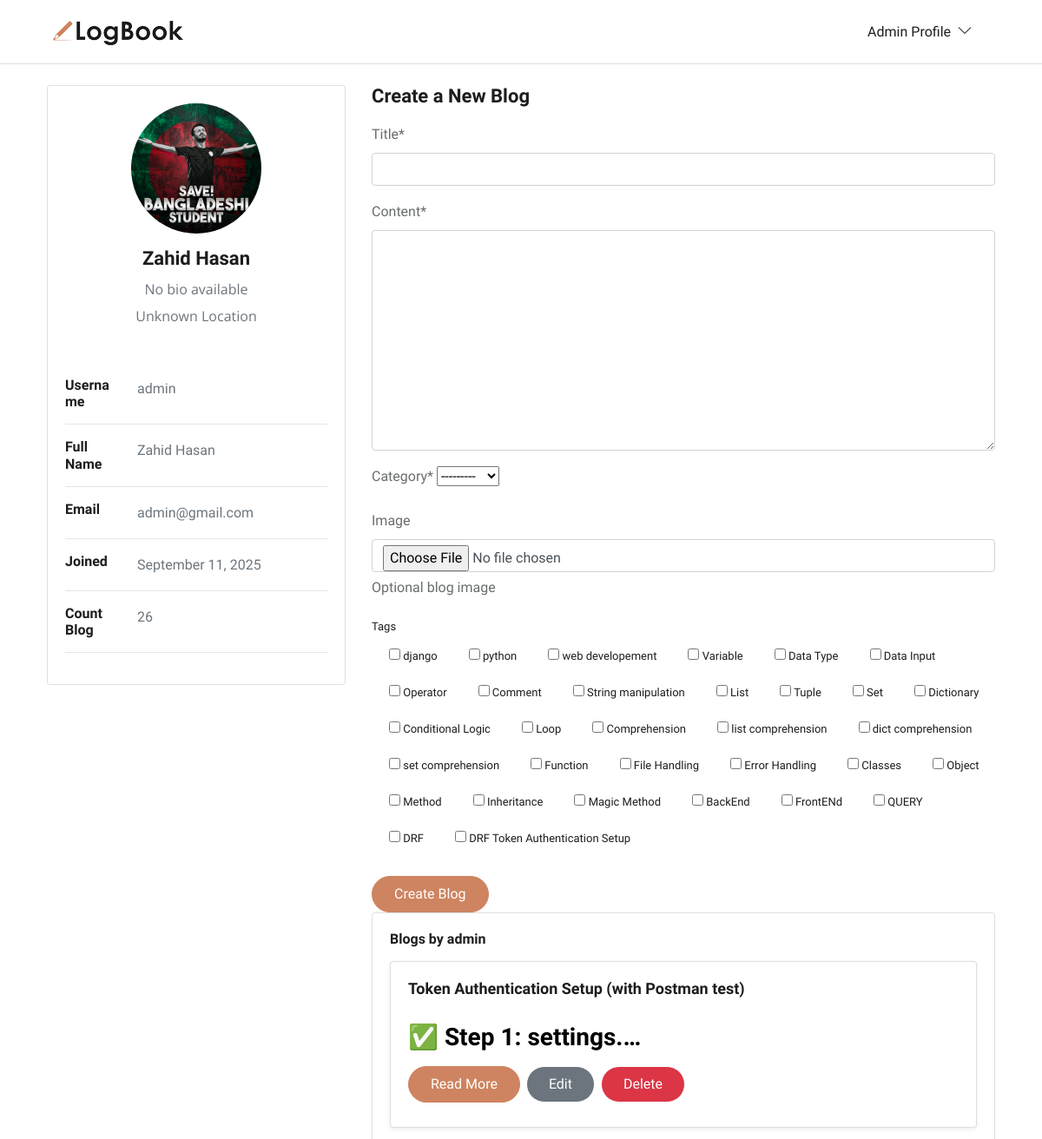
Before: /account/profile/admin/ (signed in, upper part) with the older database file.
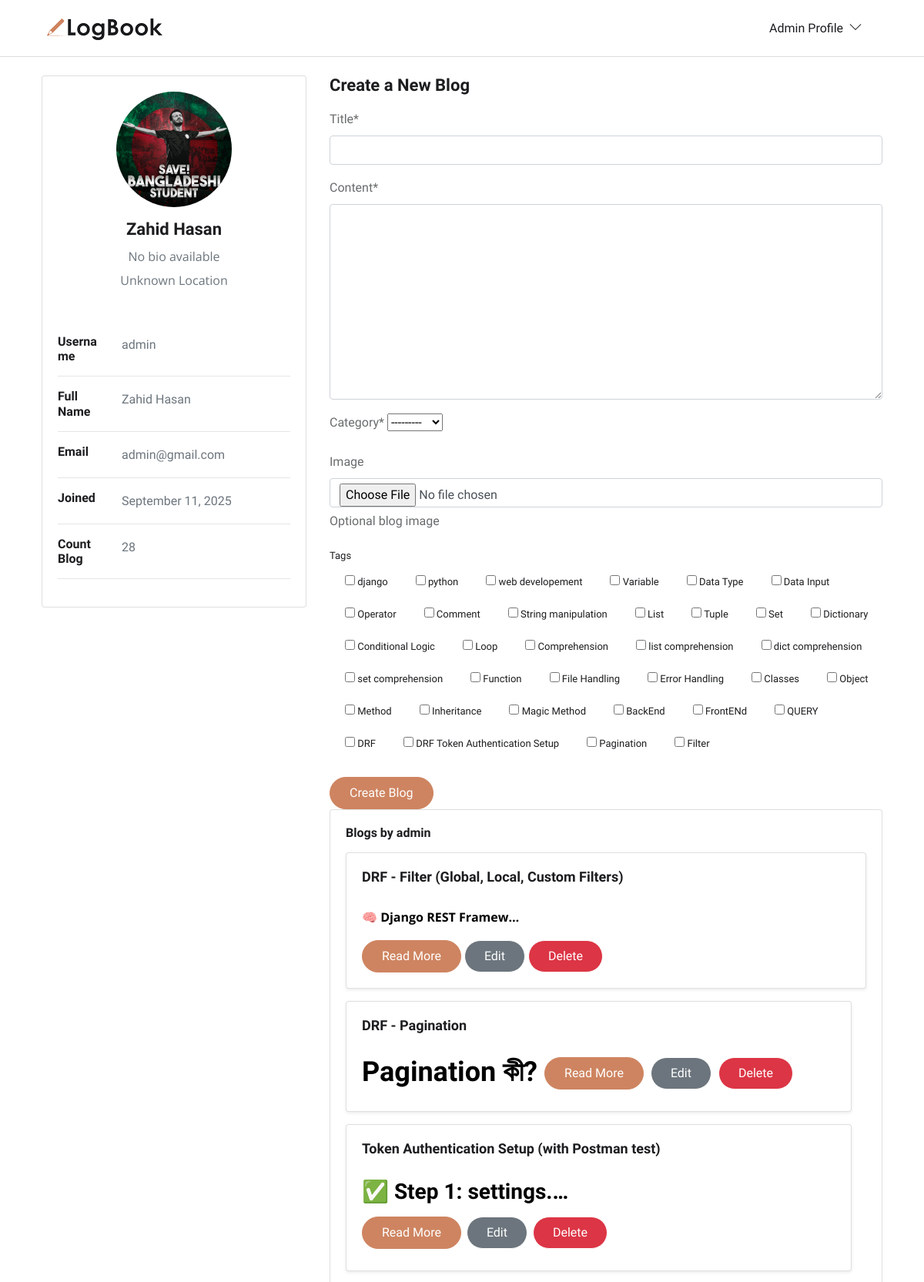
After: the same page with the newer database file.
### app_home/models.py (models this page shows, shortened)
class Blog(models.Model):
    author = models.ForeignKey(
        settings.AUTH_USER_MODEL, related_name='user_blogs', on_delete=models.CASCADE
    )
    title = models.CharField(max_length=100, unique=True)
    slug = models.SlugField(unique=True, blank=True, null=True, max_length=300)
    content = RichTextUploadingField()
    category = models.ForeignKey(
        Category,
        related_name='category_blogs',
        on_delete=models.CASCADE
    )
    tags = models.ManyToManyField(Tag, related_name='tag_blogs')
    created_date = models.DateTimeField(auto_now_add=True)
    updated_date = models.DateTimeField(auto_now=True)
    class Meta:
        ordering = ['-created_date']
        indexes = [models.Index(fields=['title','created_date'])]
    class Meta:
        ordering = ['-created_date']
        indexes = [models.Index(fields=['title','created_date'])]
    def get_absolute_url(self):
        return reverse('blog-detail', kwargs={'slug': self.slug})

### app_account/views.py (the view)
# urls.py: path('profile/<str:username>/', User_ProfileView, name='profile'),
def User_ProfileView(request, username):
    profile_user = get_object_or_404(Profile, user__username=username)
    user_blogs = profile_user.user.user_blogs.all()
    users_blog_count = User.objects.filter(id=profile_user.user.id).annotate(
        blog_count=Count('user_blogs')).first().blog_count
    form = None
    if request.user == profile_user.user:
        if request.method == 'POST':
            form = BlogForm(request.POST, request.FILES)
            if form.is_valid():
                blog = form.save(commit=False)
                blog.author = request.user
                blog.save()
                form.save_m2m()  # save tags
                image = form.cleaned_data.get('image')
                if image:
                    BlogImage.objects.create(blog=blog, image=image)
                return redirect('profile', username=username)
        else:
            form = BlogForm()
    context = {
        'profile_user': profile_user,
        'user_blogs': user_blogs,
        'form': form,
        'users_blog_count': users_blog_count,
    }
    return render(request, 'app_account/profile.html', context)

### app_home/forms.py
class BlogForm(forms.ModelForm):
    image = forms.ImageField(required=False, help_text="Optional blog image")
    class Meta:
        model = Blog
        fields = ['title', 'content', 'category', 'tags']  # <--- 'image' বাদ দিতে হবে
        widgets = {
            'tags': forms.CheckboxSelectMultiple(),
        }
    def __init__(self, *args, **kwargs):
        super().__init__(*args, **kwargs)
        self.helper = FormHelper()
        self.helper.layout = Layout(
            Field('title'),
            Field('content'),
            Field('category'),
            Field('tags', css_class='d-flex flex-wrap'),  # inline checkbox
            Field('image'),
            Submit('submit', 'Update Blog', css_class='btn btn-primary')
        )

### app_home/context_processors.py (called while the page is built)
def get_all_categories(request):
    categories = Category.objects.all()
    return {'categories': categories}

def get_all_tags(request):
    tags = Tag.objects.all()
    return {'tags': tags}

def get_recent_blogs(request):
    recent_blogs = Blog.objects.order_by('-created_date')[:5]
    return {'recent_blogs': recent_blogs}

### app_home/models.py (called while the page is built)
    def __str__(self):
        return self.title

    def __str__(self):
        return self.title

### templates/app_account/profile.html (shortened to what the changed rows need)
{% extends 'base/base.html' %}
{% load static %}
{% load crispy_forms_tags %}
{% block content %}
<div class="container p-4">
    <div class="main-body">
        <div class="row gutters-sm">
            <div class="col-md-4 mb-3">
                <div class="card">
                    <div class="card-body">
                         <div class="row">
                            <div class="col-sm-3">
                                <h6 class="mb-0">Count Blog</h6>
                            </div>
                            <div class="col-sm-9 text-secondary">{{users_blog_count}}</div>
                        </div>
                    </div>
                </div>
            </div>
            <div class="col-md-8">
                {% if request.user == profile_user.user %}
    <form method="post" enctype="multipart/form-data">
        <div class="form-group mb-3">
            <div class="d-flex flex-wrap">
                {% for checkbox in form.tags %}
                    <div class="form-check mr-3 mb-2">
                        {{ checkbox }}
                    </div>
                {% endfor %}
            </div>
        </div>
    </form>
{% endif %}
                <div class="card">
                    <div class="card-body">
                        <div class="row">
                            {% for blog in user_blogs %}
                            <div class="col-md-12 mb-3">
                                <div class="card h-100 shadow-sm">
                                    <div class="card-body">
                                        <h5 class="card-title">{{ blog.title }}</h5>
                                        <p class="card-text text-truncate">{{ blog.content|truncatechars:60|safe }}</p>
                                        <a href="{{ blog.get_absolute_url }}" class="btn btn-sm btn-primary">Read
                                            More</a>
                                        {% if blog.author == request.user %}
                                        <a href="{% url 'update_blog' blog.id %}"
                                            class="btn btn-sm btn-secondary">Edit</a>
                                        <a href="{% url 'delete_blog' blog.id %}"
                                            class="btn btn-sm btn-danger">Delete</a>
                                        {% endif %}
                                    </div>
                                </div>
                            </div>
                            {% empty %}
                            <div class="col-12">
                                <p>No blogs yet.</p>
                            </div>
                            {% endfor %}
                        </div>
                    </div>
                </div>
            </div>
        </div>
    </div>
</div>
{% endblock %}

Changed rows visible on the page:
added Blog: title "DRF - Filter (Global, Local, Custom Filters)", content "🧠 Django REST Framew…", shows "Edit"
added Blog: title "DRF - Pagination", content "Pagination কী?", shows "Edit"
Other visible differences:
{{ users_blog_count }}: "26" → "28"
new list line: "☐ Pagination"
new list line: "☐ Filter"
